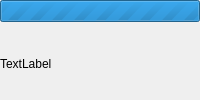
<?xml version="1.0" encoding="UTF-8"?>
<ui version="4.0">
 <class>RestoreFinal</class>
 <widget class="QWizardPage" name="RestoreFinal">
  <property name="title">
   <string>Restoring the Backup</string>
  </property>
  <property name="subTitle">
   <string>Please wait while the backup is being restored</string>
  </property>
  <layout class="QVBoxLayout" name="verticalLayout">
   <property name="margin">
    <number>0</number>
   </property>
   <item>
    <widget class="QProgressBar" name="m_progressBar">
     <property name="maximum">
      <number>0</number>
     </property>
     <property name="value">
      <number>26132</number>
     </property>
    </widget>
   </item>
   <item>
    <layout class="QHBoxLayout" name="horizontalLayout">
     <item>
      <widget class="QLabel" name="m_status">
       <property name="text">
        <string>TextLabel</string>
       </property>
      </widget>
     </item>
    </layout>
   </item>
  </layout>
 </widget>
 <resources/>
 <connections/>
</ui>
